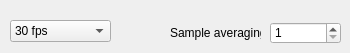
     <widget class="QWidget" name="tab_4">
      <attribute name="title">
       <string>Performance</string>
      </attribute>
      <widget class="QComboBox" name="cbPowerChange">
       <property name="enabled">
        <bool>true</bool>
       </property>
       <property name="geometry">
        <rect>
         <x>10</x>
         <y>20</y>
         <width>101</width>
         <height>22</height>
        </rect>
       </property>
       <property name="editable">
        <bool>false</bool>
       </property>
       <property name="currentIndex">
        <number>1</number>
       </property>
       <item>
        <property name="text">
         <string>15 fps</string>
        </property>
       </item>
       <item>
        <property name="text">
         <string>30 fps</string>
        </property>
       </item>
       <item>
        <property name="text">
         <string>60 fps</string>
        </property>
       </item>
      </widget>
      <widget class="QSpinBox" name="sbSampleAveraging">
       <property name="geometry">
        <rect>
         <x>270</x>
         <y>22</y>
         <width>71</width>
         <height>22</height>
        </rect>
       </property>
       <property name="minimum">
        <number>1</number>
       </property>
       <property name="maximum">
        <number>20</number>
       </property>
      </widget>
      <widget class="QLabel" name="label">
       <property name="geometry">
        <rect>
         <x>170</x>
         <y>22</y>
         <width>91</width>
         <height>21</height>
        </rect>
       </property>
       <property name="text">
        <string>Sample averaging:</string>
       </property>
      </widget>
     </widget>
